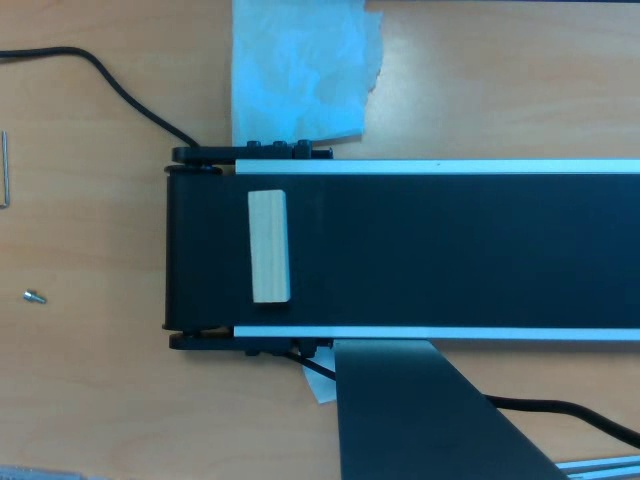
#> input picture opencv_frame_4.jpg, 640 x 480 px
$ python Full_Filter_Code.py   (older library calls are emulated)
#> lines starting #> are read from the running program, lines starting #| are printed output that depends on the picture; after the words box and inside, x2 and y2 are one past the last pixel; in counts of white or black regions, pixels touching at a corner belong together
import cv2
import numpy as np

img = cv2.imread('opencv_frame_4.jpg')
#> img is the input picture: shape (480, 640, 3); mean B, G, R 114.1, 107.1, 84

width,height,channels = img.shape
#> width = 480; height = 640; channels = 3

grayImg = cv2.cvtColor(img, cv2.COLOR_BGR2GRAY)
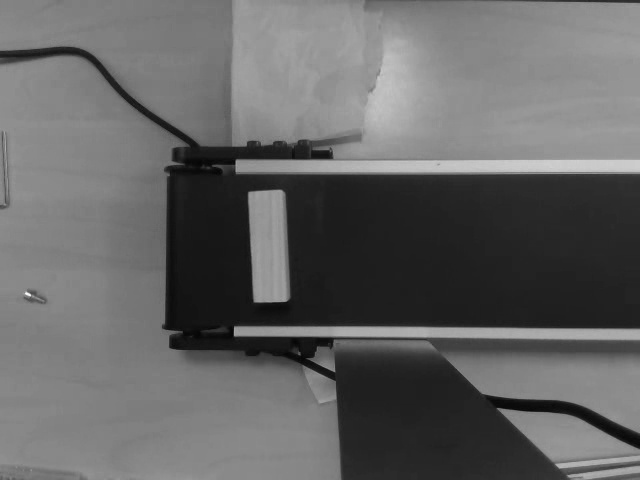
#> grayImg: shape (480, 640); min 4, max 249, mean 101

croppedImg = grayImg[181:328, 185:622]
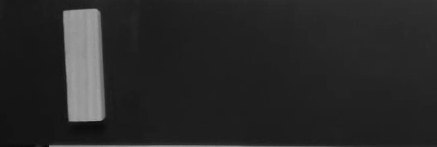
#> croppedImg: shape (147, 437); min 8, max 161, mean 39.7


width,height = croppedImg.shape
#> width = 147; height = 437

scale = 1
delta = 0
ddepth = cv2.CV_16S

grad_x = cv2.Sobel(croppedImg, ddepth, 1, 0, ksize=3, scale=scale, delta=delta, borderType=cv2.BORDER_DEFAULT)
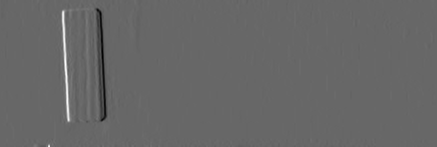
#> grad_x: shape (147, 437) int16; min -309, max 453, mean 0.3; drawn with min black and max white

abs_grad_x = np.zeros((width,height),np.uint8 )

for col in range(width):
    for lig in range(height):
        grad_x[col,lig] = abs(grad_x[col,lig])
        if grad_x[col,lig] > 255:
            abs_grad_x[col,lig] = 255
        else:
            abs_grad_x[col,lig] = grad_x[col,lig]
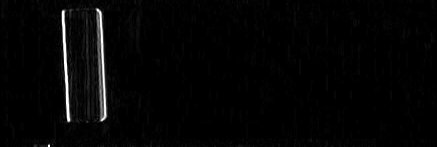
#> abs_grad_x: shape (147, 437); min 0, max 255, mean 4.8
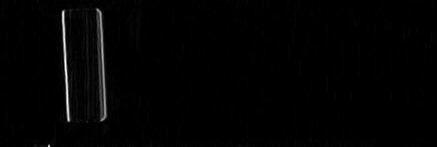
#> grad_x: shape (147, 437) int16; 17.06% of pixels changed, all inside (x1, y1, x2, y2) = (1, 0, 436, 147); drawn with min black and max white


grad_y = cv2.Sobel(croppedImg, ddepth, 0, 1, ksize=3, scale=scale, delta=delta, borderType=cv2.BORDER_DEFAULT)
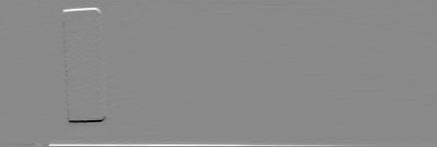
#> grad_y: shape (147, 437) int16; min -540, max 461, mean 2.3; drawn with min black and max white
abs_grad_y = np.zeros((width,height),np.uint8 )


for col in range(width):
    for lig in range(height):
        grad_y[col,lig] = abs(grad_y[col,lig])
        if grad_y[col,lig] > 255:
            abs_grad_y[col,lig] = 255
        else: abs_grad_y[col,lig] = grad_y[col,lig]
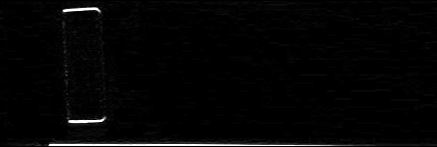
#> abs_grad_y: shape (147, 437); min 0, max 255, mean 4.7


grad = np.zeros((width,height),np.uint8 )
grad = abs_grad_x //2 + abs_grad_y//2 # attention div entière

cv2.imshow('mon image',croppedImg)
cv2.waitKey(0)

cv2.imshow('mon image',abs_grad_x)
cv2.waitKey(0)

cv2.imshow('mon image',abs_grad_y)
cv2.waitKey(0)

cv2.imshow('mon image',grad)
cv2.waitKey(0)

cv2.destroyAllWindows()

$ run again, with opencv_frame_3.jpg copied over opencv_frame_4.jpg
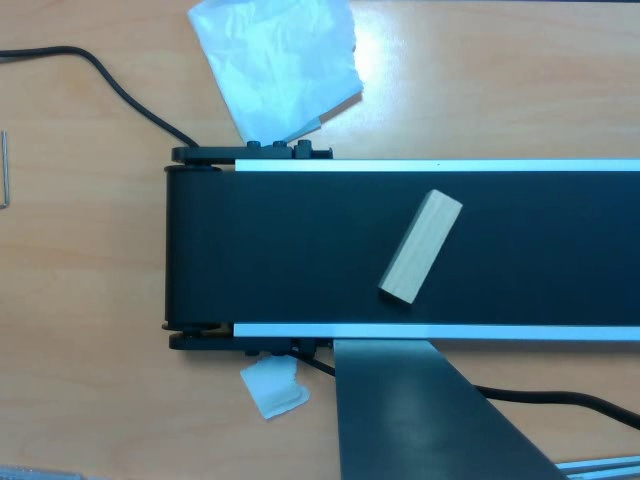
#> input picture opencv_frame_3.jpg, 640 x 480 px
#> img is the input picture: shape (480, 640, 3); mean B, G, R 127.5, 122.1, 99.5
#> `grad_y = cv2.Sobel(croppedImg, ddepth, 0, 1, ksize=3, scale=scale, del..`:
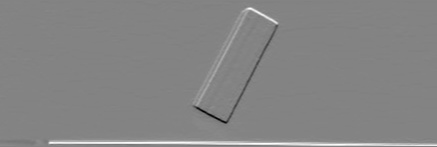
#> grad_y: shape (147, 437) int16; min -518, max 484, mean 5.6; drawn with min black and max white
#> `grad = abs_grad_x //2 + abs_grad_y//2`:
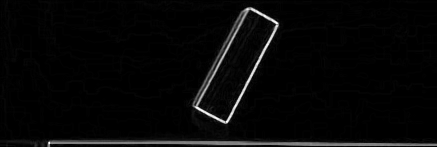
#> grad: shape (147, 437); min 0, max 254, mean 7.1
